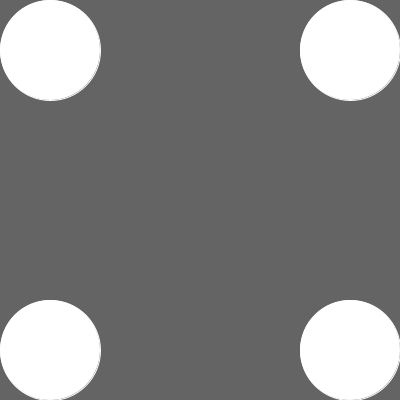
Frame 1 (no input)
Frame 60 (the mouse pressed at the canvas centre just before this capture): identical to frame 1, image omitted
Frame 120 (the mouse held since frame 60 and released just before this capture): identical to frame 1, image omitted

The Processing sketch that drew this single still picture (run headless with seeded random() and noise(); from frame 60 on, the mouse is pressed at the canvas centre):

// Processing sketch: processing_134173
// ── processing_134173.pde

//start from the top left corner please

//setting variables
int a = 50;
int s = 350;
float x;
float y;
float px;
float py;
int radius = 50;
int radius2 = 50;
int radius3 = 50;
int radius4 = 50;

void setup(){
 
size(400, 400);
smooth();
stroke(255);
ellipseMode(RADIUS);

}

void draw(){

background(100);
//used the color selector to find just the right colors
//
  float f = dist(mouseX, mouseY, a, a);
  if ( f < radius){
    radius++;
    fill(255, 52, 228);
  }else{
    fill(255);
  } 
  ellipse(a, a, radius, radius);
 
 
   float d = dist(mouseX, mouseY, s, a);
  if ( d < radius2){
    radius2++;
    fill(251, 255, 41);
  }else{
    fill(255);
  } 
  ellipse(s, a, radius2, radius2);
  
    float j = dist(mouseX, mouseY, s, s);
  if ( j < radius3){
    radius3++;
    fill(3, 255, 104);
  }else{
    fill(255);
  } 
  ellipse(s, s, radius3, radius3);
    float k = dist(mouseX, mouseY, a, s);
  if ( k < radius4){
    radius4++;
    fill(136, 8, 250);
  }else{
    fill(255);
  } 
  ellipse(a, s, radius4, radius4);
  

  }
    
